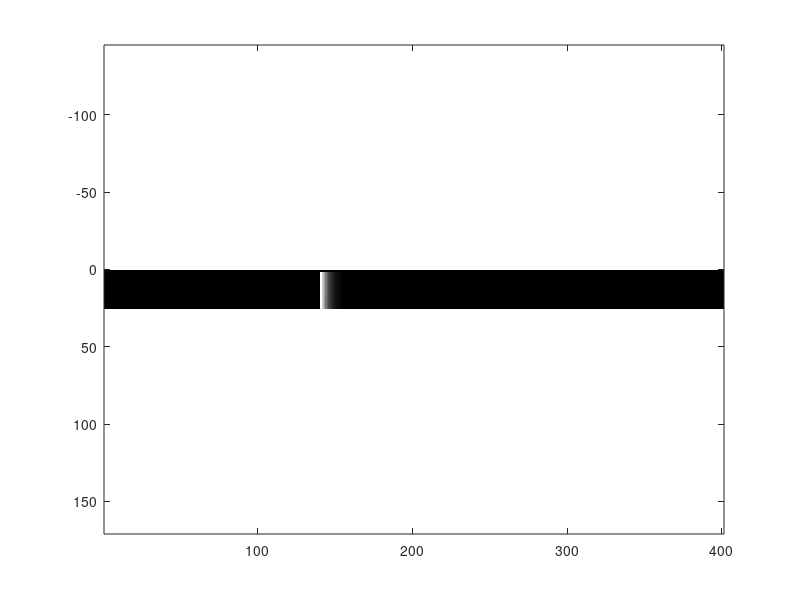

Reproduce this figure in MATLAB.
clc, clear all;
format long;
%figure;

%konstante
Kr = 1.671145065169295e-23;     % specificna refraktivnost CO2 u cm3/molec
rv = 6052;        % poluprecnik venere
ra = 6252;        % visina do vrha atmosfere
ds = 108208000;   % udaljenost sunce-venera
dsz = 1.496e8;      % sunce-zemlja
s = 1.392684e6;     % poluprecnik sunca
zvs = pi - asin(dsz*sin(atan(s/dsz))/ds); % ugao zemlja-venera-sunce                    0.9832*
dz = dsz*sin(pi-zvs-atan(s/dsz))/sin(zvs);  % udaljenost venera-zemlja                  0.9832*

% parametri funkcije za sin_gamma
a_0 =   0.968010519226915;      %2.98981e-5;
b0 =   1.59947101441224e-4;
A1 =   -0.00136023580793088;
xc =   60;
t1 =   1.15122600695638;
A2 =   -0.00201713322711304;
t2 =   3.09415632368965;
A3 =   -0.00224254394960332;
t3 =   4.56319313649013;

%parametri funkcije za Rejlijevo rasejanje
a0  =  -11.94264894519979;
a1  =  0.02514911522051399;
a2  =  0.00429223317264581;
a3  =  2.679999606151944E-5;
a4  =  -1.219219409753835E-7;
a5  =  -7.389905968244192E-9;
a6  =  -7.826908176623142E-11;
b1  =  0.0504392303349202;
b2  =  -0.00378817105831951;
b3  =  4.090459666544743E-5;
b4  =  4.442767437496151E-7;
b5  =  -4.464139326408204E-9;
b6  =  1.837412375053375E-11;

%   rezolucija
pixel = 0.5;

% granice x i y
x_1 = 6052;   x_2 = 6252;
y_1 = pixel;   y_2 = 12;

a=0;  %brojac petlje

Slika = zeros((x_2-x_1)/pixel+1, (y_2-y_1)/pixel+1);

for x_osa = x_1:pixel:x_2;
%     a = a+1;
%     if a/1000 == round(a/1000)
%         a
%     end

    %b=0;
        
    for y_osa = y_1:pixel:y_2;
        %         b=b+1
        %         if b/10 == round(b/10)
        %             b
        %         end
        % petlja za odgovarajuci prsten
        
        
        if sqrt(x_osa^2 + y_osa^2) > 6122 && sqrt(x_osa^2 + y_osa^2) < 6160
            
            promasaj = 0;
            
            % racunanje centralnog zraka
            
            % tacka na oreolu
            x = x_osa + pixel/2;
            y = y_osa + pixel/2;
            
            % uglovi pod kojima zrak sa zemlje prodire u venerinu atmosferu
            r0 = sqrt(x^2+y^2);
            alpha0 = atan(r0/dz);
            fi = acos(x/r0);
            alpha1 = asin(dz*sin(alpha0)/ra);  alpha1_0 = alpha1; %upadni ugao
            
            % funkcija
            % nezavisna promenljiva
            r = r0 - 6052; %r sloja - r venere
            
            % parametri funkcije na pocetku
            
            sin_gamma = a_0+b0*r + A1*exp(-(r-xc)/t1)+A2*exp(-(r-xc)/t2)+A3*exp(-(r-xc)/t3);
             
            gamma = asin(sin_gamma);  
            
            % pomocni uglovi izmedju razlicitih pravaca u prostoru
            gamma3 = gamma + alpha0;                                              % ugao polozaja Ta u odnosu na pravac zemlja-venera
            delta0 = acos(-cos(zvs)*cos(gamma3) - sin(zvs)*sin(gamma3)*cos(fi));  % ugao Ta-venera-sunce
            mi = atan(ra*sin(delta0)/(ds-ra*cos(delta0)));                        % ugao venera-sunce-Ta
            tau = acos((-cos(zvs)-cos(delta0)*cos(gamma3))/(sin(delta0)*sin(gamma3)));
            epsilon = acos(cos(delta0)*cos(alpha1) + sin(delta0)*sin(alpha1)*cos(tau)); 
            kat1 = ra*sin(delta0);
            kat2 = (ds-ra*cos(delta0))*tan(epsilon);
                
            if gamma3 >= alpha1
                epsilonk0 = acos(cos(delta0+mi)*cos(alpha1) + sin(delta0+mi)*sin(alpha1)*cos(tau));
                ksi1 = acos((cos(alpha1)-cos(epsilon)*cos(delta0))/(sin(epsilon)*sin(delta0))); 
                ksi2 = acos((cos(gamma3)+cos(delta0)*cos(zvs))/(sin(delta0)*sin(zvs))) - ksi1;
                rs = sqrt(kat1^2 + kat2^2 + 2*kat1*kat2*cos(ksi1));  rs0=rs;
                if kat1^2 <= kat2^2 + rs^2
                    fi_s = ksi2 + asin(kat1*sin(ksi1)/rs);            %     fi_s0 = fi_s;
                else
                    fi_s = ksi2 + pi - asin(kat1*sin(ksi1)/rs);       %     fi_s0 = fi_s;
                end
            else
                epsilonk0 = acos(cos(delta0+mi)*cos(alpha1) + sin(delta0+mi)*sin(alpha1)*cos(tau));
                ksi1 = acos((cos(gamma3)+cos(zvs)*cos(delta0))/(sin(delta0)*sin(zvs)));
                ksi2 = acos((cos(alpha1)-cos(delta0)*cos(epsilon))/(sin(delta0)*sin(epsilon))) - ksi1; 
                rs = sqrt(kat1^2 + kat2^2 + 2*kat1*kat2*cos(ksi1+ksi2));  rs0=rs;
                if kat2^2 <= kat1^2 + rs^2
                    fi_s = ksi1 - asin(kat2*sin(ksi1+ksi2)/rs);          %   fi_s0 = fi_s;
                else
                    fi_s = ksi1 - pi + asin(kat2*sin(ksi1+ksi2)/rs);     %   fi_s0 = fi_s;
                end
            end
            
            
            xs0 = rs*cos(fi_s);
            ys0 = rs*sin(fi_s);
            
            tas0 = sqrt(ra^2 + ds^2 - 2*ra*ds*cos(delta0));
            
            if epsilonk0 <= tan(s/tas0)   % ako centralni zrak pogadja sunce
                
                
                % racunanje 4 tacke
                
                for x_pix = 0:1;
                    for y_pix = 0:1;
                        % tacka na oreolu
                        x = x_osa + pixel*x_pix;
                        y = y_osa + pixel*y_pix;
                        
                        
                        % uglovi pod kojima zrak sa zemlje prodire u venerinu atmosferu
                        r0 = sqrt(x^2+y^2);
                        alpha0 = atan(r0/dz);
                        fi = acos(x/r0);
                        alpha1 = asin(dz*sin(alpha0)/ra);   %upadni ugao
                        
                        % funkcija
                        % nezavisna promenljiva
                        r = r0 - 6052;
                        
                        % parametri funkcije na pocetku
                        
                        sin_gamma = a_0+b0*r+ A1*exp(-(r-xc)/t1)+A2*exp(-(r-xc)/t2)+A3*exp(-(r-xc)/t3);
                        
                        gamma = asin(sin_gamma);
                        
                        % pomocni uglovi izmedju razlicitih pravaca u prostoru
                        gamma3 = gamma + alpha0;                                              % ugao polozaja Ta u odnosu na pravac zemlja-venera
                        delta0 = acos(-cos(zvs)*cos(gamma3) - sin(zvs)*sin(gamma3)*cos(fi));  % ugao Ta-venera-sunce
                        mi = atan(ra*sin(delta0)/(ds-ra*cos(delta0)));                        % ugao venera-sunce-Ta
                        tau = acos((-cos(zvs)-cos(delta0)*cos(gamma3))/(sin(delta0)*sin(gamma3)));
                        epsilon = acos(cos(delta0)*cos(alpha1) + sin(delta0)*sin(alpha1)*cos(tau));
                        kat1 = ra*sin(delta0);
                        kat2 = (ds-ra*cos(delta0))*tan(epsilon);
                            
                        if gamma3 >= alpha1
                            epsilonk = acos(cos(delta0+mi)*cos(alpha1) + sin(delta0+mi)*sin(alpha1)*cos(tau));
                            ksi1 = acos((cos(alpha1)-cos(epsilon)*cos(delta0))/(sin(epsilon)*sin(delta0)));
                            ksi2 = acos((cos(gamma3)+cos(delta0)*cos(zvs))/(sin(delta0)*sin(zvs))) - ksi1;
                            rs = sqrt(kat1^2 + kat2^2 + 2*kat1*kat2*cos(ksi1));
                            if kat1^2 <= kat2^2 + rs^2
                                fi_s = ksi2 + asin(kat1*sin(ksi1)/rs);
                            else
                                fi_s = ksi2 + pi - asin(kat1*sin(ksi1)/rs);
                            end
                        else
                            epsilonk = acos(cos(delta0+mi)*cos(alpha1) + sin(delta0+mi)*sin(alpha1)*cos(tau));
                            ksi1 = acos((cos(gamma3)+cos(zvs)*cos(delta0))/(sin(delta0)*sin(zvs)));
                            ksi2 = acos((cos(alpha1)-cos(delta0)*cos(epsilon))/(sin(delta0)*sin(epsilon))) - ksi1;
                            rs = sqrt(kat1^2 + kat2^2 + 2*kat1*kat2*cos(ksi1+ksi2));
                            if kat2^2 <= kat1^2 + rs^2
                                fi_s = ksi1 - asin(kat2*sin(ksi1+ksi2)/rs); 
                            else
                                fi_s = ksi1 - pi + asin(kat2*sin(ksi1+ksi2)/rs);
                            end
                        end
                        
                        tas = sqrt(ra^2 + ds^2 - 2*ra*ds*cos(delta0));
                        
                        if epsilonk > atan(s/tas)
                            promasaj = promasaj + 1;
                        end
                        
                        xs = rs*cos(fi_s);
                        ys = rs*sin(fi_s);
                        
                        
                        if x_pix == 0 && y_pix == 0
                            xs1 = xs;
                            ys1 = ys;
                        elseif x_pix == 1 && y_pix == 0
                            xs2 = xs;
                            ys2 = ys;
                        elseif x_pix == 1 && y_pix == 1
                            xs3 = xs;
                            ys3 = ys;
                        elseif x_pix == 0 && y_pix == 1
                            xs4 = xs;
                            ys4 = ys;
                        end
                                                
                    end
                end
                
%                 plot(xs1, ys1, 'o', xs2, ys2, 'o', xs3, ys3, 'o', xs4, ys4, 'o')
%                 hold on;
                
                
                %         diag_1 = sqrt((xs1-xs0)^2+(ys1-ys0)^2);
                %         diag_2 = sqrt((xs2-xs0)^2+(ys2-ys0)^2);
                %         diag_3 = sqrt((xs3-xs0)^2+(ys3-ys0)^2);
                %         diag_4 = sqrt((xs4-xs0)^2+(ys4-ys0)^2);
                
                str_a = sqrt((xs1-xs2)^2+(ys1-ys2)^2);
                str_b = sqrt((xs2-xs3)^2+(ys2-ys3)^2);
                str_c = sqrt((xs3-xs4)^2+(ys3-ys4)^2);
                str_d = sqrt((xs4-xs1)^2+(ys4-ys1)^2);
                diag  = sqrt((xs1-xs3)^2+(ys1-ys3)^2);
                
                sp1 = (str_a+str_b+diag)/2;
                sp2 = (diag+str_c+str_d)/2;
                
                triangle1 = sqrt(sp1*(sp1-str_a)*(sp1-str_b)*(sp1-diag)); 
                triangle2 = sqrt(sp2*(sp2-diag)*(sp2-str_c)*(sp2-str_d));
                
                Sv = triangle1 + triangle2;
                
                % korekcije sjaja:
                % 1. Limb darkening
                
                sigma_Ta = asin(sin(epsilonk0)*tas0/s) - epsilonk0;   % sa tacke Ta
                mi_Ta = cos(sigma_Ta);
                
                zrak = s*sin(sigma_Ta)/sin(epsilonk0);
                z = sqrt(zrak^2+ra^2+2*zrak*ra*cos(alpha1_0));
                
                sigma_V = asin(z*sin(atan(rs0/ds))/s);    % sa Venere
                mi_V = cos(sigma_V);
                
                Sn = Sv/(1-0.587*(1-mi_V^0.5)+0.199*(1-mi_V)-0.823*(1-mi_V^1.5)+0.433*(1-mi_V^2));
                Sk = Sn*(1-0.587*(1-mi_Ta^0.5)+0.199*(1-mi_Ta)-0.823*(1-mi_Ta^1.5)+0.433*(1-mi_Ta^2))*(5-promasaj)/5;
                
                % 2. Rejlijevo rasejanje
                % parametri na pocetku
                
                log_apsorp = (a0 + a1*r + a2*r^2 + a3*r^3 + a4*r^4 + a5*r^5 + a6*r^6)/(1 + b1*r + b2*r^2 + b3*r^3 + b4*r^4 + b5*r^5 + b6*r^6);
                trans = 1 - 10^log_apsorp;   % transparencija
                
                Sk = Sk * trans;  %konacni intenzitet pravougaonika
                
                Slika(round((x_osa-x_1)/pixel)+1, round(y_osa/pixel)+1) = Sk;
           
            else
                Slika(round((x_osa-x_1)/pixel)+1, round(y_osa/pixel)+1) = 0;
            end
                
        else
            Slika(round((x_osa-x_1)/pixel)+1, round(y_osa/pixel)+1) = 0;
        end
        
        
    end
    
end
 
save('Venera2.mat', 'Slika')
Slika1 = (real(Slika'));   %.^(1/2.3);
% amin = min(Slika1(:));
% amax = max(Slika1(:));
% Slika1 = (Slika1/amax);
imagesc(Slika1); colormap(gray); axis equal;